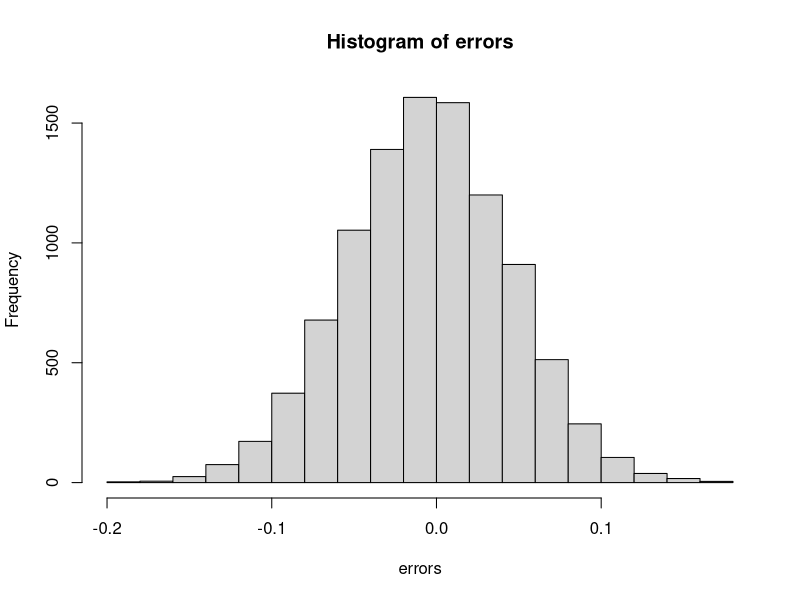
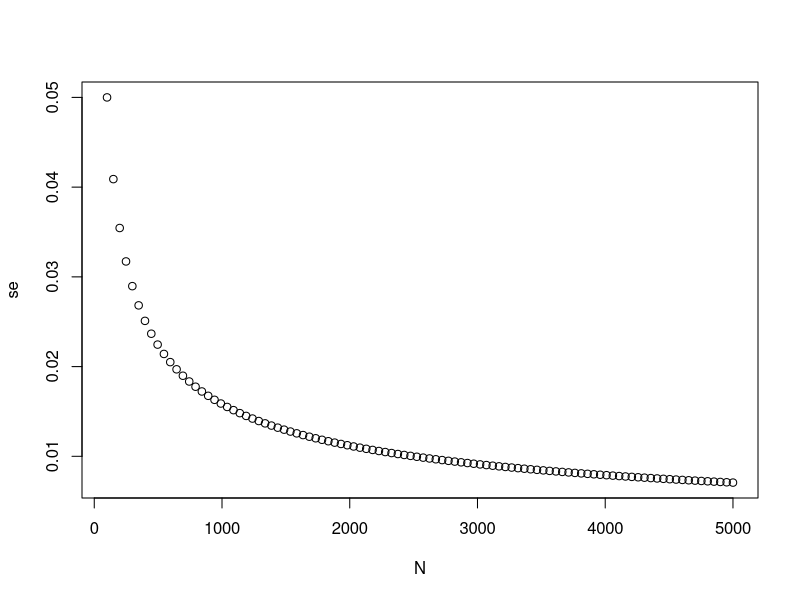
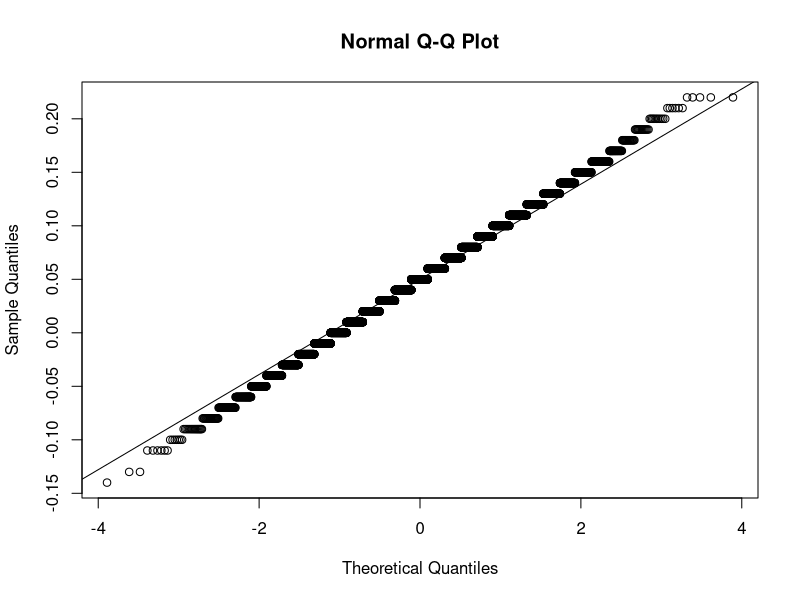

Generate these figures, in order, with R:
###### Section 2.1: The Central Limit Theorem in practice ######

  #Q1: Write a function called take_sample that takes the proportion of Democrats p and the sample size N as arguments and
      #returns the sample average of Democrats (1) and Republicans (0). Calculate the sample average if the proportion of
      #Democrats equals 0.45 and the sample size is 100.

set.seed(1)
p <- 0.45
take_sample <- function(p, N) {
  mean(sample(c(1, 0), N, replace = TRUE, prob = c(p, 1-p)))
}
take_sample(0.45, 100)


  #Q2: The take_sample function you defined previously generates our estimate, Xbar.Replicate the random sampling 10,000 times
      #and calculate p ??? Xbar for each random sample. Save these differences as a vector called errors. Find the average of 
      #errors and plot a histogram of the distribution.

set.seed(1)
B <- 10000
errors <- replicate(B, {
  errors <- p - take_sample(0.45, 100)
})
mean(errors)
hist(errors)

  #Q3: Look at the histogram for errors. Which statement best describes the distribution of the errors?
      
      #The errors are symmetrically distributed around 0.

  #Q4: The error p ??? Xbar is a random variable. In practice, the error is not observed because we do not know the actual
      #proportion of Democratic voters, p. However, we can describe the size of the error by constructing a simulation.
      #What is the average size of the error if we define the size by taking the absolute value ???p ??? Xbar??? ?

mean(abs(errors))

  #Q5: The standard error is related to the typical size of the error we make when predicting. We say size because, as we just
      #saw, the errors are centered around 0. In that sense, the typical error is 0. For mathematical reasons related to the
      #CLT, we actually use the standard deviation of errors rather than the average of the absolute values.
      #As we have discussed, the standard error is the square root of the average squared distance (Xbar ??? p)2. The standard
      #deviation is defined as the square root of the distance squared. Calculate the standard deviation of the spread.

sqrt(mean(errors^2))

  #Q6: Estimate the standard error given an expected value of 0.45 and a sample size of 100.

sqrt(0.45*(1-0.45)/100)

  #Q7: In practice, we don't know p, so we construct an estimate of the theoretical prediction based by plugging in Xbar for p.
      #Calculate the standard error of the estimate SEhat(Xbar).

set.seed(1)
sqrt(take_sample(0.45, 100)*(1-take_sample(0.45, 100))/100)

  #Q8: Create a plot of the largest standard error for N ranging from 100 to 5,000. Based on this plot, how large does the 
      #sample size have to be to have a standard error of about 1%?

N <- seq(100, 5000, len = 100)
p <- 0.5
se <- sqrt(p*(1-p)/N)

plot(N, se)  #therefore, the sample size must be of approx 2500 for the se to be about 1%

  #Q9: For N=100, the central limit theorem tells us that the distribution of X^ is...
      #Answer: approximately normal with expected value p and standard error sqrt (p*(1-p)/N)

  #Q10: We calculated a vector errors that contained, for each simulated sample, the difference between the actual value p and
       #our estimate Xhat. The errors Xbar - p are:
       #Answer: approximately normal with expected value 0 and standard error sqrt(p*(1-p)/N)

  #Q11: Make a qq-plot of the errors you generated previously to see if they follow a normal distribution.

set.seed(1)
B <- 10000
errors <- replicate(B, {
  errors <- p - take_sample(0.45, 100)
})

qqnorm(errors) 
qqline(errors)

  #Q12: If p=0.45 and N=100, use the central limit theorem to estimate the probability that Xbar > 0.5

1-pnorm(0.5, p, sqrt(p*(1-p)/N))

  #Q13: Assume you are in a practical situation and you don't know p. Take a sample of size N=100 and obtain a sample average of
      #Xbar = 0.51. What is the CLT approximation for the probability that your error size is equal or larger than 0.01?

X_bar <- 0.51
se_hat <- sqrt(X_bar * (1-X_bar)/100)

p_less_neg_01 <- pnorm(-0.01/se_hat)
p_greater_pos_01 <- 1- pnorm(0.01/se_hat) 

p_less_neg_01 + p_greater_pos_01
